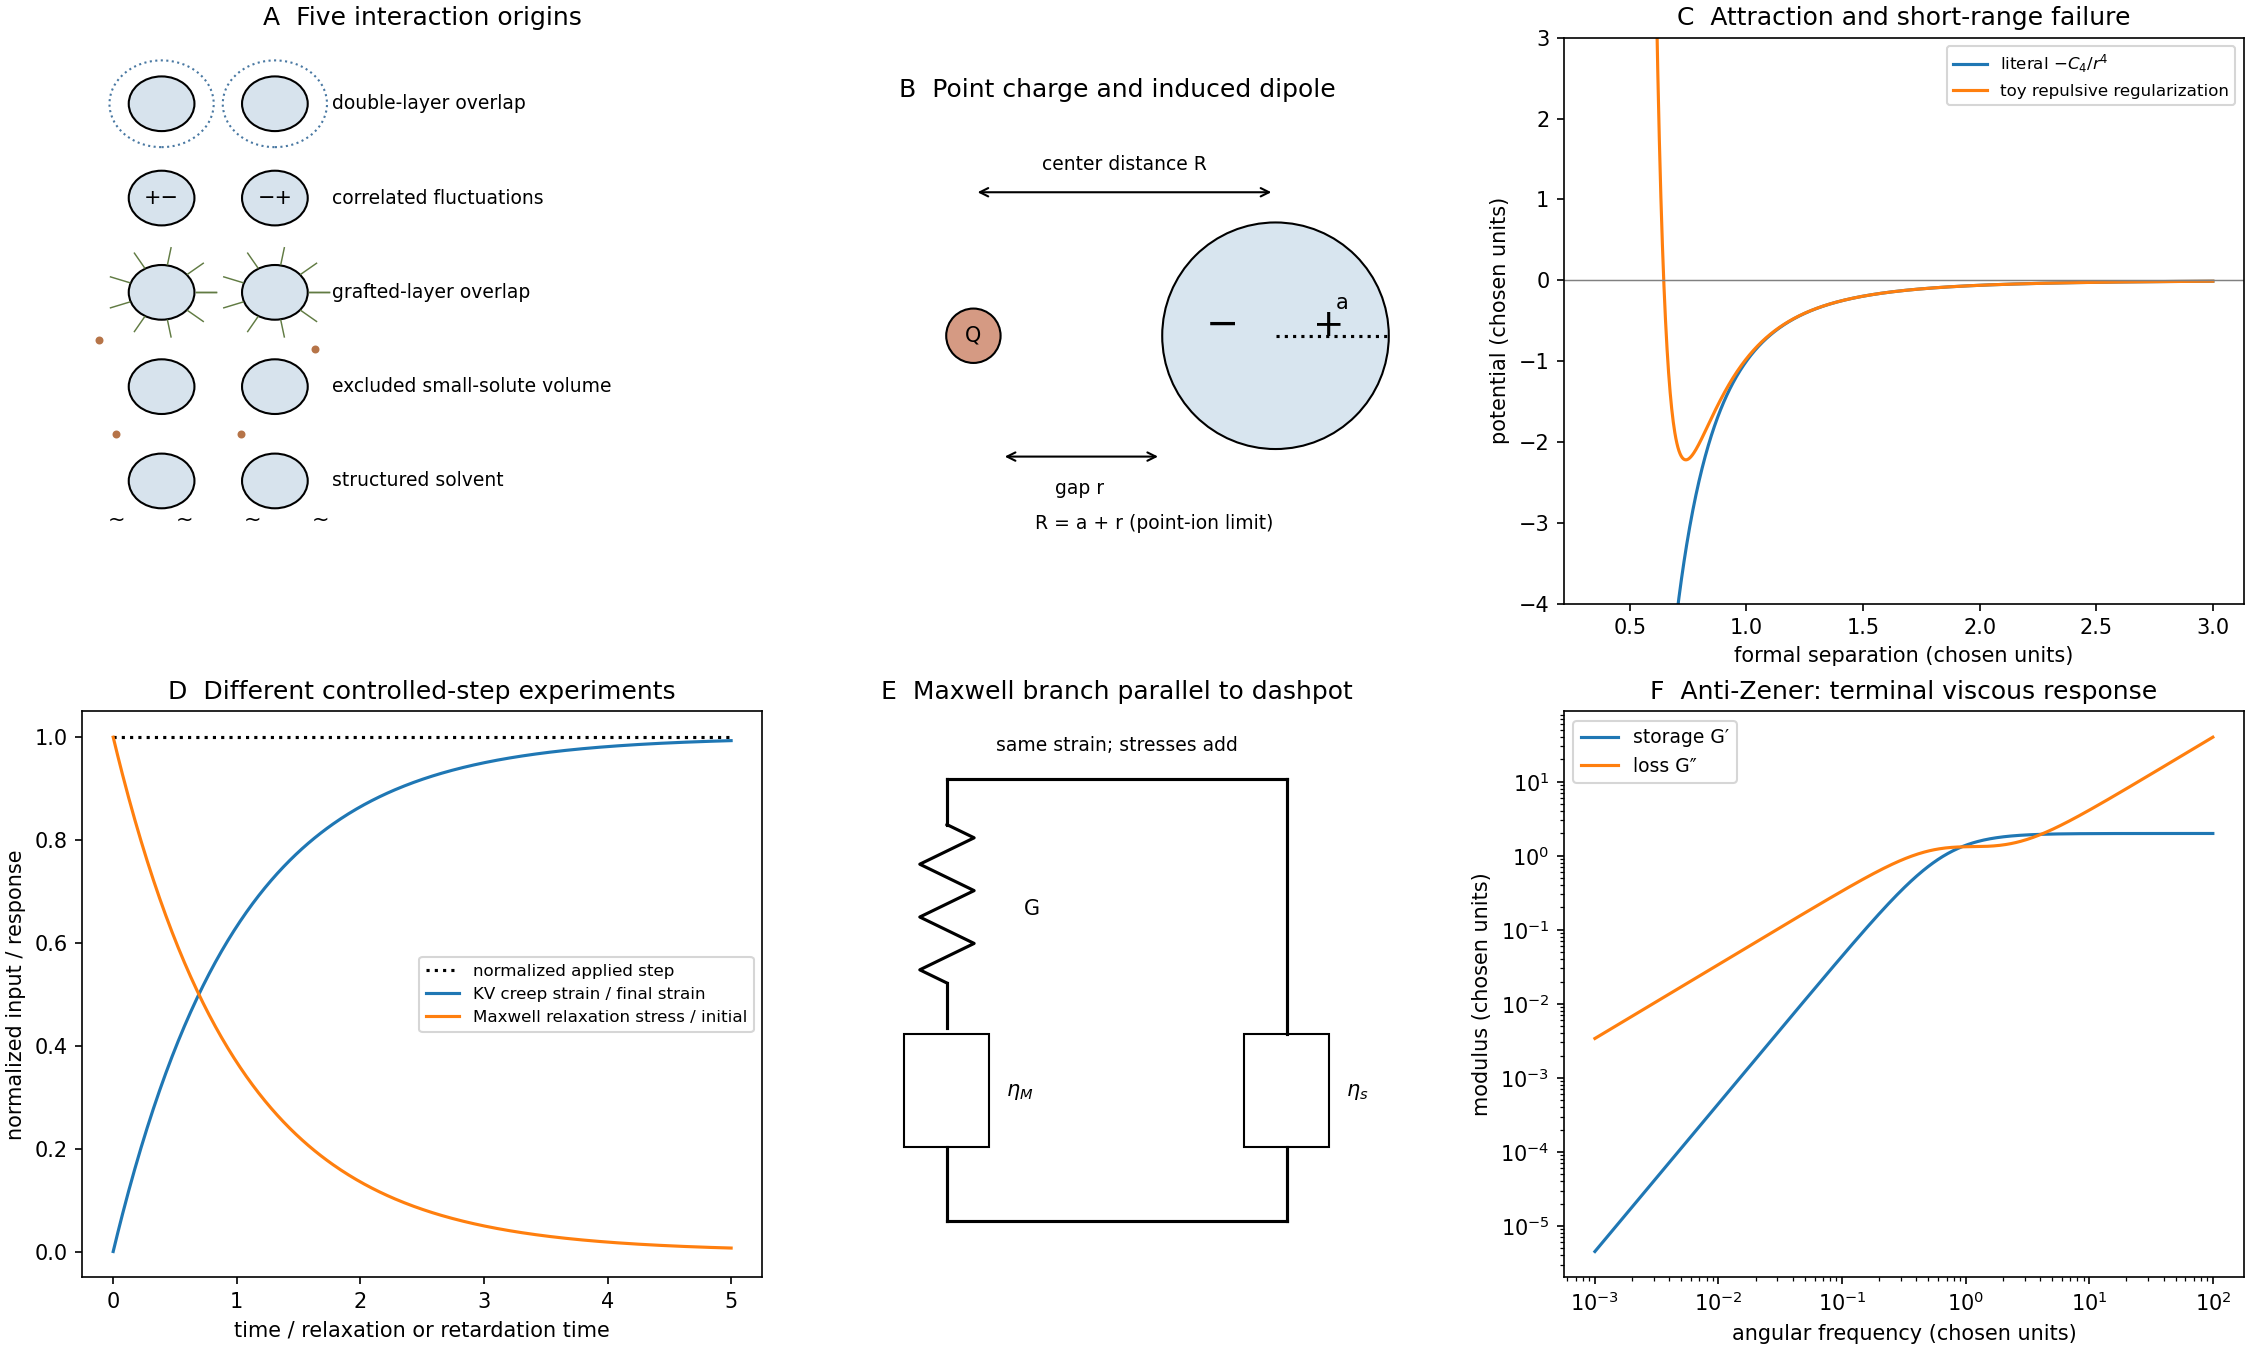

Reproduce this figure in Python.
"""Original interaction and rheology sketches/calculations; outputs to cwd."""
import numpy as np
import matplotlib.pyplot as plt
from matplotlib.patches import Circle,Rectangle
fig,axs=plt.subplots(2,3,figsize=(15,9),layout="constrained")
ax=axs[0,0];ax.set(xlim=(0,6),ylim=(0,6),title="A  Five interaction origins")
labels=["double-layer overlap","correlated fluctuations","grafted-layer overlap","excluded small-solute volume","structured solvent"]
for j,label in enumerate(labels):
 y=5.3-j
 for x in [.7,1.7]:ax.add_patch(Circle((x,y),.29,fc="#d7e3ed",ec="k"))
 ax.text(2.2,y,label,va="center",fontsize=9)
 if j==0:
  for x in [.7,1.7]:ax.add_patch(Circle((x,y),.46,fill=False,ls=":",ec="#4978a2"))
 elif j==1:ax.text(.7,y,"+−",ha="center",va="center");ax.text(1.7,y,"−+",ha="center",va="center")
 elif j==2:
  for x in [.7,1.7]:
   for a in np.linspace(0,2*np.pi,10):ax.plot([x+.3*np.cos(a),x+.48*np.cos(a)],[y+.3*np.sin(a),y+.48*np.sin(a)],color="#617b43",lw=.7)
 elif j==3:
  ax.scatter([.15,2.05,.3,1.4],[y+.5,y+.4,y-.5,y-.5],s=8,color="#b67448")
 elif j==4:
  for x in [.3,.9,1.5,2.1]:ax.text(x,y-.48,"~",ha="center")
ax.axis("off")
ax=axs[0,1];ax.set_aspect("equal");ax.set(xlim=(-1.3,3.2),ylim=(-1.3,1.5),title="B  Point charge and induced dipole")
ax.add_patch(Circle((0,0),.18,fc="#d59a83",ec="k"));ax.text(0,0,"Q",ha="center",va="center")
ax.add_patch(Circle((2,0),.75,fc="#d8e5ef",ec="k"))
ax.text(1.65,0,"−",ha="center",fontsize=19);ax.text(2.35,0,"+",ha="center",fontsize=18)
ax.annotate("",xy=(2,.95),xytext=(0,.95),arrowprops={"arrowstyle":"<->"});ax.text(1,1.1,"center distance R",ha="center",fontsize=9)
ax.annotate("",xy=(1.25,-.8),xytext=(.18,-.8),arrowprops={"arrowstyle":"<->"});ax.text(.7,-1.05,"gap r",ha="center",fontsize=9)
ax.plot([2,2.75],[0,0],"k:");ax.text(2.4,.18,"a");ax.text(1.2,-1.28,"R = a + r (point-ion limit)",ha="center",fontsize=9);ax.axis("off")
ax=axs[0,2];r=np.linspace(.35,3,1200)
ax.plot(r,-1/r**4,label=r"literal $-C_4/r^4$")
ax.plot(r,.03/r**12-1/r**4,label="toy repulsive regularization")
ax.axhline(0,color="gray",lw=.7);ax.set(xlabel="formal separation (chosen units)",ylabel="potential (chosen units)",ylim=(-4,3),title="C  Attraction and short-range failure");ax.legend(fontsize=8)
ax=axs[1,0];t=np.linspace(0,5,400)
ax.plot(t,np.ones_like(t),"k:",label="normalized applied step")
ax.plot(t,1-np.exp(-t),label="KV creep strain / final strain")
ax.plot(t,np.exp(-t),label="Maxwell relaxation stress / initial")
ax.set(xlabel="time / relaxation or retardation time",ylabel="normalized input / response",title="D  Different controlled-step experiments");ax.legend(fontsize=8)
ax=axs[1,1];ax.set(xlim=(-2,2),ylim=(0,5),title="E  Maxwell branch parallel to dashpot")
for yy in [.5,4.4]:ax.plot([-1,1],[yy,yy],"k")
# Left branch: zigzag spring then viscous element.
ax.plot([-1,-1],[4.4,4],"k");ys=np.linspace(4,2.6,13);xs=-1+.16*np.sin(np.arange(13)*np.pi/2);ax.plot(xs,ys,"k")
ax.plot([-1,-1],[2.6,2.2],"k")
for xx,label in [(-1,r"$\eta_M$"),(1,r"$\eta_s$")]:
 ax.add_patch(Rectangle((xx-.25,1.15),.5,1,fill=False));ax.plot([xx,xx],[.5,1.15],"k")
 if xx==1:ax.plot([xx,xx],[2.15,4.4],"k")
 ax.text(xx+.35,1.6,label)
ax.text(-.55,3.2,"G");ax.text(0,4.65,"same strain; stresses add",ha="center",fontsize=9);ax.axis("off")
ax=axs[1,2];w=np.logspace(-3,2,500);G=2;etaM=3;etas=.4;tau=etaM/G
gp=G*(w*tau)**2/(1+(w*tau)**2);gpp=w*etas+G*w*tau/(1+(w*tau)**2)
ax.loglog(w,gp,label="storage G′");ax.loglog(w,gpp,label="loss G″")
ax.set(xlabel="angular frequency (chosen units)",ylabel="modulus (chosen units)",title="F  Anti-Zener: terminal viscous response");ax.legend(fontsize=9)
fig.savefig("paper-2-colloid-rheology.png",dpi=150,facecolor="white")
